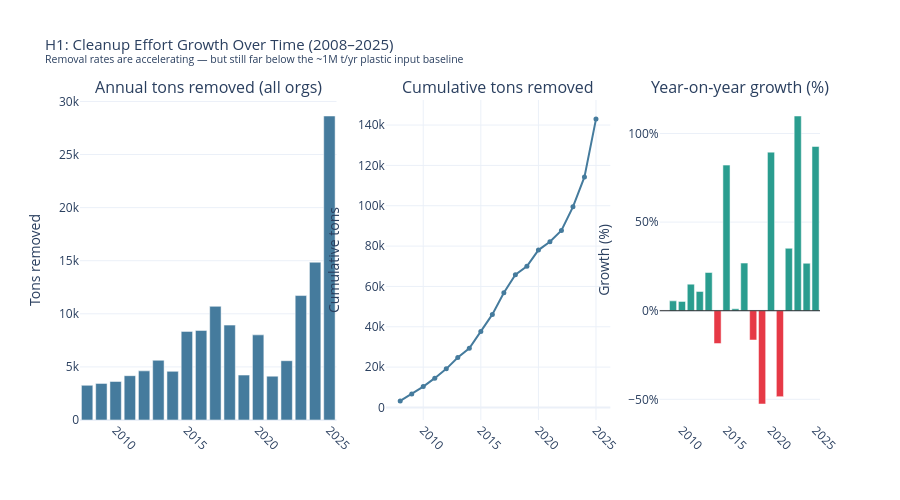

Notebook cell for this chart:
### Code cell
# Combined annual total
annual_total = annual_org.groupby("year")["tons_removed"].sum().reset_index()
annual_total_cumsum = annual_total.set_index("year")["tons_removed"].cumsum()
yoy = annual_total.set_index("year")["tons_removed"].pct_change() * 100

fig_trend = make_subplots(
    rows=1, cols=3,
    subplot_titles=[
        "Annual tons removed (all orgs)",
        "Cumulative tons removed",
        "Year-on-year growth (%)"
    ],
    column_widths=[0.4, 0.35, 0.25]
)

# ── Panel 1: single combined bar ──────────────────────────────────────────────
fig_trend.add_trace(go.Bar(
    x=annual_total["year"],
    y=annual_total["tons_removed"],
    marker_color="#457B9D",
    showlegend=False,
), row=1, col=1)

# ── Panel 2: cumulative line ──────────────────────────────────────────────────
fig_trend.add_trace(go.Scatter(
    x=annual_total_cumsum.index,
    y=annual_total_cumsum.values,
    mode="lines+markers",
    marker=dict(size=5),
    line=dict(color="#457B9D", width=2),
    showlegend=False,
), row=1, col=2)

# ── Panel 3: YoY growth ───────────────────────────────────────────────────────
yoy_vals = yoy.reindex(all_years).values
fig_trend.add_trace(go.Bar(
    x=all_years,
    y=yoy_vals,
    marker_color=[
        "#2A9D8F" if (v is not None and not np.isnan(v) and v >= 0) else "#E63946"
        for v in yoy_vals
    ],
    showlegend=False,
), row=1, col=3)

fig_trend.add_hline(y=0, line_color="black", line_width=0.8, row=1, col=3)

fig_trend.update_layout(
    title=dict(
        text=(
            "H1: Cleanup Effort Growth Over Time (2008–2025)<br>"
            "<sup>Removal rates are accelerating — but still far below the ~1M t/yr plastic input baseline</sup>"
        ),
        font=dict(size=15)
    ),
    template="plotly_white",
    height=500,
    margin=dict(t=100, b=80)
)

fig_trend.update_yaxes(title_text="Tons removed", row=1, col=1)
fig_trend.update_yaxes(title_text="Cumulative tons", row=1, col=2)
fig_trend.update_yaxes(title_text="Growth (%)", ticksuffix="%", row=1, col=3)
fig_trend.update_xaxes(tickangle=45)

fig_trend.show()
fig_trend.write_html("../figures/q4_h1_cleanup_growth.html")

### Figure 1 — Plotly figure (JSON) as saved in the notebook; plotly's stock layout.template omitted (floating-point values rounded to 4 significant figures)
{"data": [{"marker": {"color": "#457B9D"}, "showlegend": false, "type": "bar", "x": [2008, 2009, 2010, 2011, 2012, 2013, 2014, 2015, 2016, 2017, 2018, 2019, 2020, 2021, 2022, 2023, 2024, 2025], "xaxis": "x", "y": [3266.0, 3447.0, 3629.0, 4173.0, 4627.0, 5625.0, 4581.0, 8346.0, 8437.0, 10700.0, 8936.0, 4231.0, 8017.0, 4129.0, 5583.0, 11720.0, 14860.0, 28630.0], "yaxis": "y"}, {"line": {"color": "#457B9D", "width": 2}, "marker": {"size": 5}, "mode": "lines+markers", "showlegend": false, "type": "scatter", "x": [2008, 2009, 2010, 2011, 2012, 2013, 2014, 2015, 2016, 2017, 2018, 2019, 2020, 2021, 2022, 2023, 2024, 2025], "xaxis": "x2", "y": [3266.0, 6713.0, 10340.0, 14510.0, 19140.0, 24770.0, 29350.0, 37690.0, 46130.0, 56840.0, 65770.0, 70000.0, 78020.0, 82150.0, 87730.0, 99450.0, 114300.0, 142900.0], "yaxis": "y2"}, {"marker": {"color": ["#E63946", "#2A9D8F", "#2A9D8F", "#2A9D8F", "#2A9D8F", "#2A9D8F", "#E63946", "#2A9D8F", "#2A9D8F", "#2A9D8F", "#E63946", "#E63946", "#2A9D8F", "#E63946", "#2A9D8F", "#2A9D8F", "#2A9D8F", "#2A9D8F"]}, "showlegend": false, "type": "bar", "x": [2008, 2009, 2010, 2011, 2012, 2013, 2014, 2015, 2016, 2017, 2018, 2019, 2020, 2021, 2022, 2023, 2024, 2025], "xaxis": "x3", "y": [NaN, 5.556, 5.263, 15.0, 10.87, 21.57, -18.55, 82.18, 1.087, 26.88, -16.53, -52.65, 89.5, -48.5, 35.23, 109.9, 26.77, 92.7], "yaxis": "y3"}], "layout": {"annotations": [{"font": {"size": 16}, "showarrow": false, "text": "Annual tons removed (all orgs)", "x": 0.1733, "xanchor": "center", "xref": "paper", "y": 1, "yanchor": "bottom", "yref": "paper"}, {"font": {"size": 16}, "showarrow": false, "text": "Cumulative tons removed", "x": 0.565, "xanchor": "center", "xref": "paper", "y": 1, "yanchor": "bottom", "yref": "paper"}, {"font": {"size": 16}, "showarrow": false, "text": "Year-on-year growth (%)", "x": 0.8917, "xanchor": "center", "xref": "paper", "y": 1, "yanchor": "bottom", "yref": "paper"}], "height": 500, "margin": {"b": 80, "t": 100}, "shapes": [{"line": {"color": "black", "width": 0.8}, "type": "line", "x0": 0, "x1": 1, "xref": "x3 domain", "y0": 0, "y1": 0, "yref": "y3"}], "title": {"font": {"size": 15}, "text": "H1: Cleanup Effort Growth Over Time (2008–2025)<br><sup>Removal rates are accelerating — but still far below the ~1M t/yr plastic input baseline</sup>"}, "xaxis": {"anchor": "y", "domain": [0, 0.3467], "tickangle": 45}, "xaxis2": {"anchor": "y2", "domain": [0.4133, 0.7167], "tickangle": 45}, "xaxis3": {"anchor": "y3", "domain": [0.7833, 1], "tickangle": 45}, "yaxis": {"anchor": "x", "domain": [0, 1], "title": {"text": "Tons removed"}}, "yaxis2": {"anchor": "x2", "domain": [0, 1], "title": {"text": "Cumulative tons"}}, "yaxis3": {"anchor": "x3", "domain": [0, 1], "ticksuffix": "%", "title": {"text": "Growth (%)"}}}}
